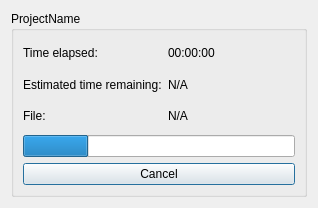
<?xml version="1.0" encoding="UTF-8"?>
<ui version="4.0">
 <class>ProgressWindow</class>
 <widget class="QDialog" name="ProgressWindow">
  <property name="geometry">
   <rect>
    <x>0</x>
    <y>0</y>
    <width>318</width>
    <height>208</height>
   </rect>
  </property>
  <property name="windowTitle">
   <string>Form</string>
  </property>
  <layout class="QVBoxLayout" name="verticalLayout_2">
   <item>
    <widget class="QGroupBox" name="lintGroupBox">
     <property name="maximumSize">
      <size>
       <width>300</width>
       <height>16777215</height>
      </size>
     </property>
     <property name="title">
      <string>ProjectName</string>
     </property>
     <layout class="QVBoxLayout" name="verticalLayout_3">
      <item>
       <layout class="QGridLayout" name="gridLayout">
        <item row="0" column="0">
         <widget class="QLabel" name="labelTimeElapsed">
          <property name="text">
           <string>Time elapsed:</string>
          </property>
         </widget>
        </item>
        <item row="0" column="1">
         <widget class="QLabel" name="timeElapsed">
          <property name="text">
           <string>00:00:00</string>
          </property>
         </widget>
        </item>
        <item row="1" column="0">
         <widget class="QLabel" name="labelETA">
          <property name="text">
           <string>Estimated time remaining:</string>
          </property>
         </widget>
        </item>
        <item row="1" column="1">
         <widget class="QLabel" name="eta">
          <property name="text">
           <string>N/A</string>
          </property>
         </widget>
        </item>
        <item row="2" column="0">
         <widget class="QLabel" name="labelFilesProcessed">
          <property name="text">
           <string>File:</string>
          </property>
         </widget>
        </item>
        <item row="2" column="1">
         <widget class="QLabel" name="filesProcessed">
          <property name="text">
           <string>N/A</string>
          </property>
         </widget>
        </item>
       </layout>
      </item>
      <item>
       <widget class="QProgressBar" name="lintProgressBar">
        <property name="value">
         <number>24</number>
        </property>
        <property name="textVisible">
         <bool>false</bool>
        </property>
        <property name="format">
         <string/>
        </property>
       </widget>
      </item>
      <item>
       <widget class="QPushButton" name="lintCancel">
        <property name="text">
         <string>Cancel</string>
        </property>
       </widget>
      </item>
     </layout>
    </widget>
   </item>
  </layout>
 </widget>
 <resources/>
 <connections/>
</ui>
